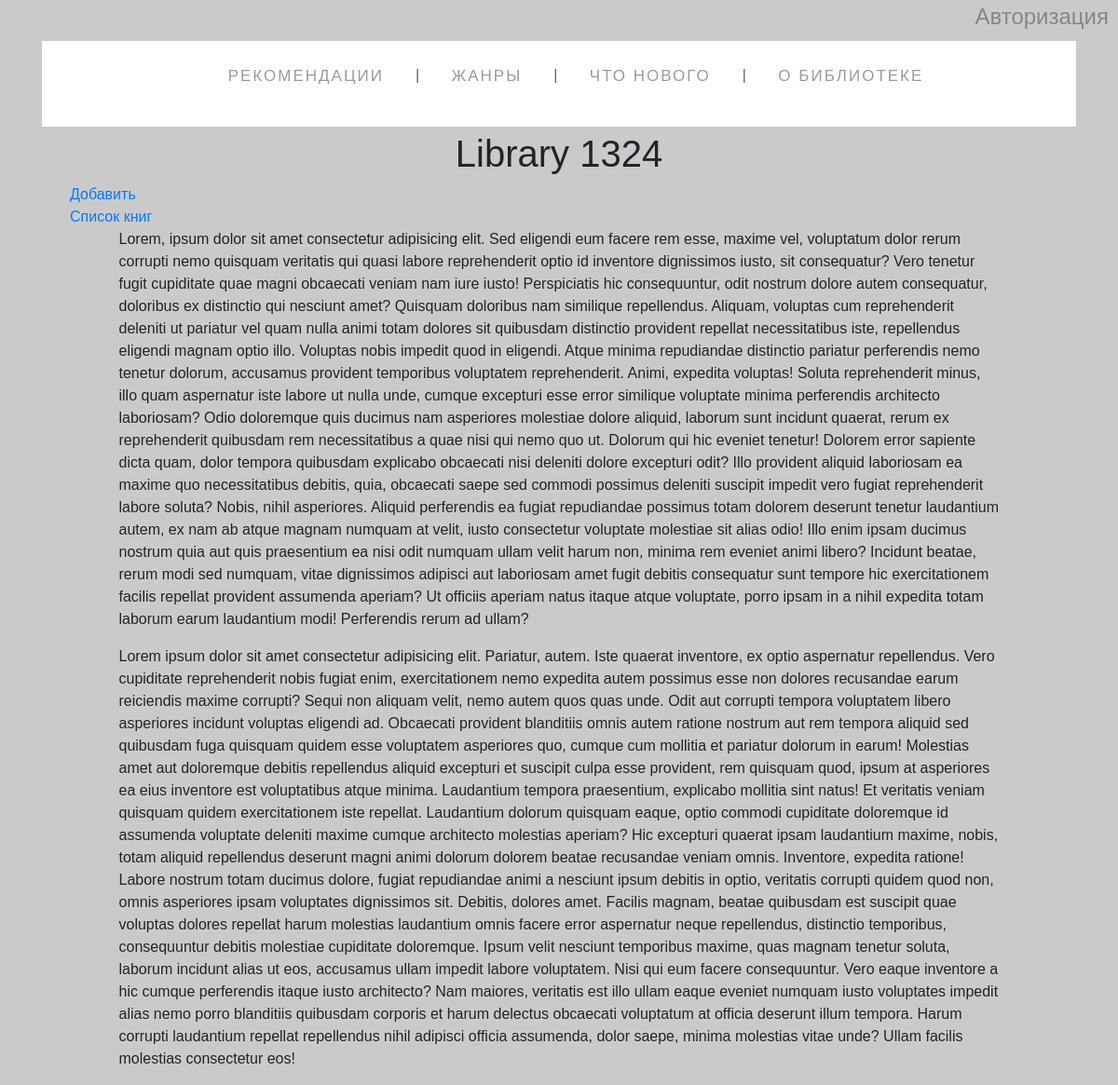
/recommended, run on the app's committed database.
### tables this page shows
CREATE TABLE mainmenu (
id integer PRIMARY KEY AUTOINCREMENT,
title next NOT NULL,
url text NOT NULL
);

### flsite.py (the view)
@app.route('/recommended')
def recommended():
    db = get_db()
    dbase = FDataBase(db)
    return render_template('index.html', css_link='styles.css', menu=dbase.getMenu())

### FDataBase.py (called while the page is built)
    def getMenu(self):
        sql = '''SELECT * FROM mainmenu'''
        try:
            self.__cur.execute(sql)
            res = self.__cur.fetchall()
            if res:
                return res
        except:
            print('Ошибка чтения БД (menu)')
        return []

### flsite.py (called while the page is built)
def connect_db():
    conn = sqlite3.connect(app.config['DATABASE'])
    conn.row_factory = sqlite3.Row
    return conn

def get_db():
    if not hasattr(g, 'link_dv'):
        g.link_db = connect_db()
    return g.link_db

@app.teardown_appcontext
def closed_db(error):
    if hasattr(g, 'link_db'):
        g.link_db.close()

### templates/index.html
{% extends 'base.html' %}
{% block content %}
{{ super() }}
<div><a href="newbook">Добавить</a></div>
<div><a href="/booklist">Список книг</a></div>
<div class="content">
    <p>
        Lorem, ipsum dolor sit amet consectetur adipisicing elit. Sed eligendi eum facere rem esse, maxime vel, voluptatum dolor rerum corrupti nemo quisquam veritatis qui quasi labore reprehenderit optio id inventore dignissimos iusto, sit consequatur? Vero tenetur fugit cupiditate quae magni obcaecati veniam nam iure iusto! Perspiciatis hic consequuntur, odit nostrum dolore autem consequatur, doloribus ex distinctio qui nesciunt amet? Quisquam doloribus nam similique repellendus. Aliquam, voluptas cum reprehenderit deleniti ut pariatur vel quam nulla animi totam dolores sit quibusdam distinctio provident repellat necessitatibus iste, repellendus eligendi magnam optio illo. Voluptas nobis impedit quod in eligendi. Atque minima repudiandae distinctio pariatur perferendis nemo tenetur dolorum, accusamus provident temporibus voluptatem reprehenderit. Animi, expedita voluptas! Soluta reprehenderit minus, illo quam aspernatur iste labore ut nulla unde, cumque excepturi esse error similique voluptate minima perferendis architecto laboriosam? Odio doloremque quis ducimus nam asperiores molestiae dolore aliquid, laborum sunt incidunt quaerat, rerum ex reprehenderit quibusdam rem necessitatibus a quae nisi qui nemo quo ut. Dolorum qui hic eveniet tenetur! Dolorem error sapiente dicta quam, dolor tempora quibusdam explicabo obcaecati nisi deleniti dolore excepturi odit? Illo provident aliquid laboriosam ea maxime quo necessitatibus debitis, quia, obcaecati saepe sed commodi possimus deleniti suscipit impedit vero fugiat reprehenderit labore soluta? Nobis, nihil asperiores. Aliquid perferendis ea fugiat repudiandae possimus totam dolorem deserunt tenetur laudantium autem, ex nam ab atque magnam numquam at velit, iusto consectetur voluptate molestiae sit alias odio! Illo enim ipsam ducimus nostrum quia aut quis praesentium ea nisi odit numquam ullam velit harum non, minima rem eveniet animi libero? Incidunt beatae, rerum modi sed numquam, vitae dignissimos adipisci aut laboriosam amet fugit debitis consequatur sunt tempore hic exercitationem facilis repellat provident assumenda aperiam? Ut officiis aperiam natus itaque atque voluptate, porro ipsam in a nihil expedita totam laborum earum laudantium modi! Perferendis rerum ad ullam?
    </p>
    <p>
        Lorem ipsum dolor sit amet consectetur adipisicing elit. Pariatur, autem. Iste quaerat inventore, ex optio aspernatur repellendus. Vero cupiditate reprehenderit nobis fugiat enim, exercitationem nemo expedita autem possimus esse non dolores recusandae earum reiciendis maxime corrupti? Sequi non aliquam velit, nemo autem quos quas unde. Odit aut corrupti tempora voluptatem libero asperiores incidunt voluptas eligendi ad. Obcaecati provident blanditiis omnis autem ratione nostrum aut rem tempora aliquid sed quibusdam fuga quisquam quidem esse voluptatem asperiores quo, cumque cum mollitia et pariatur dolorum in earum! Molestias amet aut doloremque debitis repellendus aliquid excepturi et suscipit culpa esse provident, rem quisquam quod, ipsum at asperiores ea eius inventore est voluptatibus atque minima. Laudantium tempora praesentium, explicabo mollitia sint natus! Et veritatis veniam quisquam quidem exercitationem iste repellat. Laudantium dolorum quisquam eaque, optio commodi cupiditate doloremque id assumenda voluptate deleniti maxime cumque architecto molestias aperiam? Hic excepturi quaerat ipsam laudantium maxime, nobis, totam aliquid repellendus deserunt magni animi dolorum dolorem beatae recusandae veniam omnis. Inventore, expedita ratione! Labore nostrum totam ducimus dolore, fugiat repudiandae animi a nesciunt ipsum debitis in optio, veritatis corrupti quidem quod non, omnis asperiores ipsam voluptates dignissimos sit. Debitis, dolores amet. Facilis magnam, beatae quibusdam est suscipit quae voluptas dolores repellat harum molestias laudantium omnis facere error aspernatur neque repellendus, distinctio temporibus, consequuntur debitis molestiae cupiditate doloremque. Ipsum velit nesciunt temporibus maxime, quas magnam tenetur soluta, laborum incidunt alias ut eos, accusamus ullam impedit labore voluptatem. Nisi qui eum facere consequuntur. Vero eaque inventore a hic cumque perferendis itaque iusto architecto? Nam maiores, veritatis est illo ullam eaque eveniet numquam iusto voluptates impedit alias nemo porro blanditiis quibusdam corporis et harum delectus obcaecati voluptatum at officia deserunt illum tempora. Harum corrupti laudantium repellat repellendus nihil adipisci officia assumenda, dolor saepe, minima molestias vitae unde? Ullam facilis molestias consectetur eos!
    </p>
</div>
{% endblock %}

### templates/base.html (shortened to what this page needs)
<!DOCTYPE html>
<html lang="ru">
<head>
    <link rel="stylesheet" href="https://maxcdn.bootstrapcdn.com/bootstrap/4.0.0/css/bootstrap.min.css">
    <link rel="stylesheet" href ="{{ url_for('static', filename='styles.css' )}}" type="text/css" >
</head>
<body>
    <div class="login"><a href="auth">Авторизация</a></div>
    <div class="wrapper">
        {% block content -%}
        <header class="header">
            <div class="container">
                <div class="header_body">
                    <nav class="header_menu">
                            {%- block menu_main -%}
                        <ul class="header_list" >
                            {% for m in menu %}
                            <li><a href="{{m.url}}" class="header_link">{{m.title}}</a></li>
                            {% endfor %}
                        </ul>
                            {% endblock menu_main -%}
                    </nav>
                </div>
            </div>
        </header>
    </div>
    <div class="content">
        <div class="container">
                {% if title -%}
            <h1 class="title">{{title}}</h1>
                {% else -%}
            <h1 class="title">Library 1324</h1>
                {% endif %}
                {% endblock -%}
        </div>
    </div>
</body>
</html>

### static/styles.css (style rules this page uses)
html, body { background: rgb(202, 202, 202); font-family: Arial, Helvetica, sans-serif; }
.content { margin-left: 5%; margin-right: 5%; }
.header_body { list-style: none; margin: 8px 0 5px; padding: 25px 0 5px; text-align: center; background: white; }
.header_body li { display: inline-block; }
.header_body li:after { content: "|"; color: #606060; display: inline-block; vertical-align:top; }
.header_body li:last-child:after { content: none; }
.header_body a { text-decoration: none; font-family: 'Ubuntu Condensed', sans-serif; letter-spacing: 2px; position: relative; padding-bottom: 20px; margin: 0 34px 0 30px; font-size: 17px; text-transform: uppercase; display: inline-block; transition: color .2s; }
.header_body a, .header_body a:visited { color: #9d999d; }
.header_body a:before, .header_body a:after { content: ""; position: absolute; height: 4px; top: auto; right: 50%; bottom: -5px; left: 50%; background: #ffa369; transition: .8s; }
.login { text-align: right; margin-right: 10px; font-size: 18pt; }
.login a { text-decoration: none; color: rgb(135, 135, 135); }
.title { text-align: center; }

### data on the page
mainmenu: title "РЕКОМЕНДАЦИИ"
mainmenu: title "ЖАНРЫ"
mainmenu: title "ЧТО НОВОГО"
mainmenu: title "О БИБЛИОТЕКЕ"
